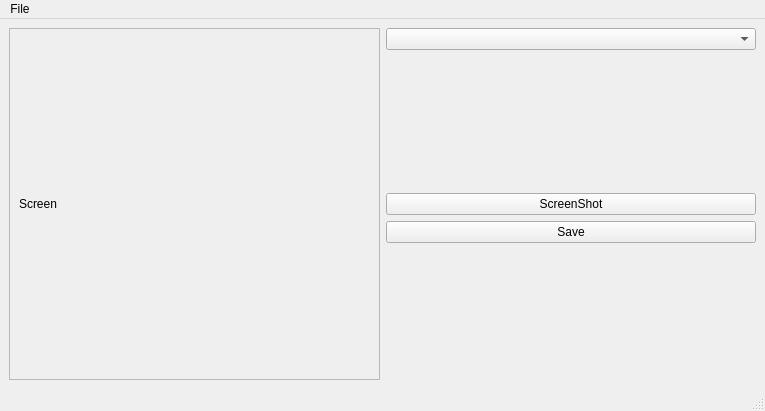
<?xml version="1.0" encoding="UTF-8"?>
<ui version="4.0">
 <class>MainWindow</class>
 <widget class="QMainWindow" name="MainWindow">
  <property name="geometry">
   <rect>
    <x>0</x>
    <y>0</y>
    <width>765</width>
    <height>411</height>
   </rect>
  </property>
  <property name="windowTitle">
   <string>MainWindow</string>
  </property>
  <widget class="QWidget" name="centralwidget">
   <layout class="QHBoxLayout" name="horizontalLayout">
    <item>
     <widget class="QFrame" name="frame">
      <property name="frameShape">
       <enum>QFrame::StyledPanel</enum>
      </property>
      <property name="frameShadow">
       <enum>QFrame::Raised</enum>
      </property>
      <layout class="QVBoxLayout" name="verticalLayout_2">
       <item>
        <widget class="QLabel" name="LblScreen">
         <property name="text">
          <string>Screen</string>
         </property>
        </widget>
       </item>
      </layout>
     </widget>
    </item>
    <item>
     <layout class="QVBoxLayout" name="verticalLayout">
      <item>
       <widget class="QComboBox" name="cmbScreens"/>
      </item>
      <item>
       <spacer name="verticalSpacer">
        <property name="orientation">
         <enum>Qt::Vertical</enum>
        </property>
        <property name="sizeHint" stdset="0">
         <size>
          <width>20</width>
          <height>40</height>
         </size>
        </property>
       </spacer>
      </item>
      <item>
       <widget class="QPushButton" name="btnScreen">
        <property name="text">
         <string>ScreenShot</string>
        </property>
       </widget>
      </item>
      <item>
       <widget class="QPushButton" name="btnSave">
        <property name="text">
         <string>Save</string>
        </property>
       </widget>
      </item>
      <item>
       <spacer name="verticalSpacer_2">
        <property name="orientation">
         <enum>Qt::Vertical</enum>
        </property>
        <property name="sizeHint" stdset="0">
         <size>
          <width>20</width>
          <height>40</height>
         </size>
        </property>
       </spacer>
      </item>
     </layout>
    </item>
   </layout>
  </widget>
  <widget class="QMenuBar" name="menubar">
   <property name="geometry">
    <rect>
     <x>0</x>
     <y>0</y>
     <width>765</width>
     <height>20</height>
    </rect>
   </property>
   <widget class="QMenu" name="menuFile">
    <property name="title">
     <string>File</string>
    </property>
    <addaction name="actionLoad_Image"/>
   </widget>
   <addaction name="menuFile"/>
  </widget>
  <widget class="QStatusBar" name="statusbar"/>
  <action name="actionLoad_Image">
   <property name="text">
    <string>Load image</string>
   </property>
  </action>
 </widget>
 <resources/>
 <connections/>
</ui>
